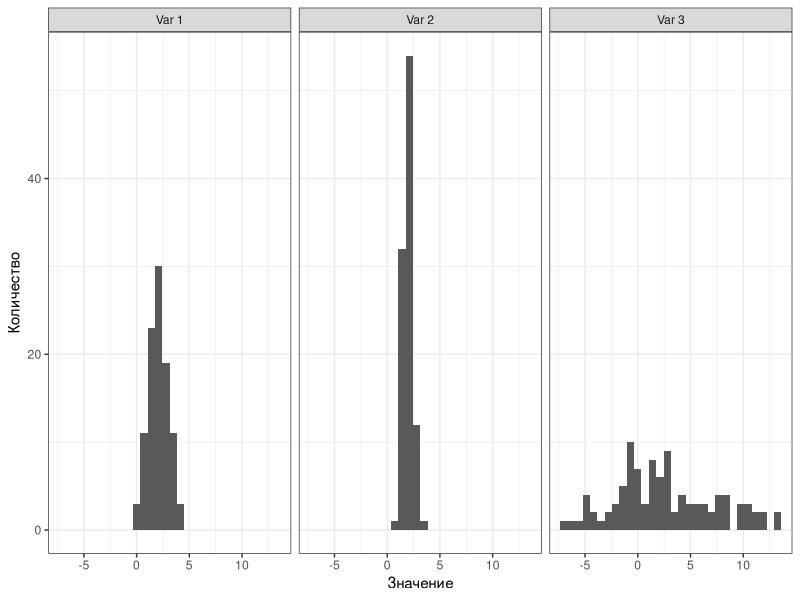
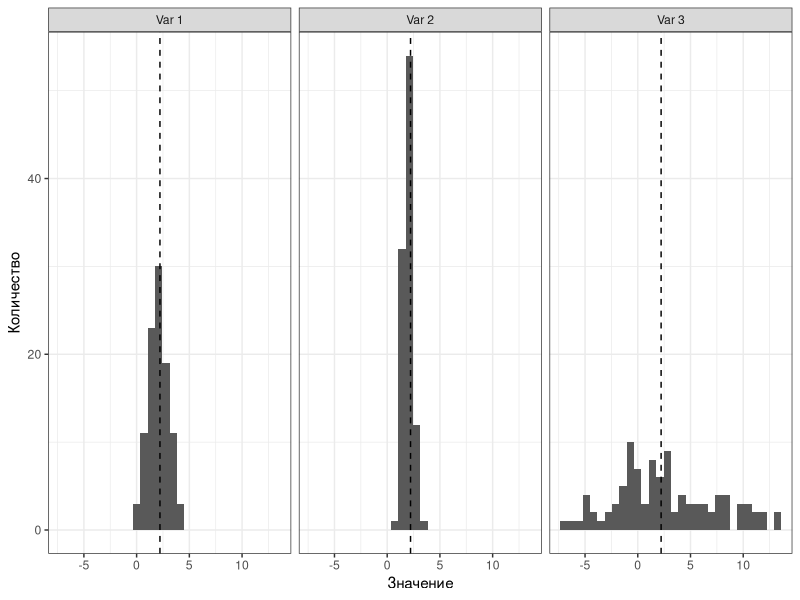
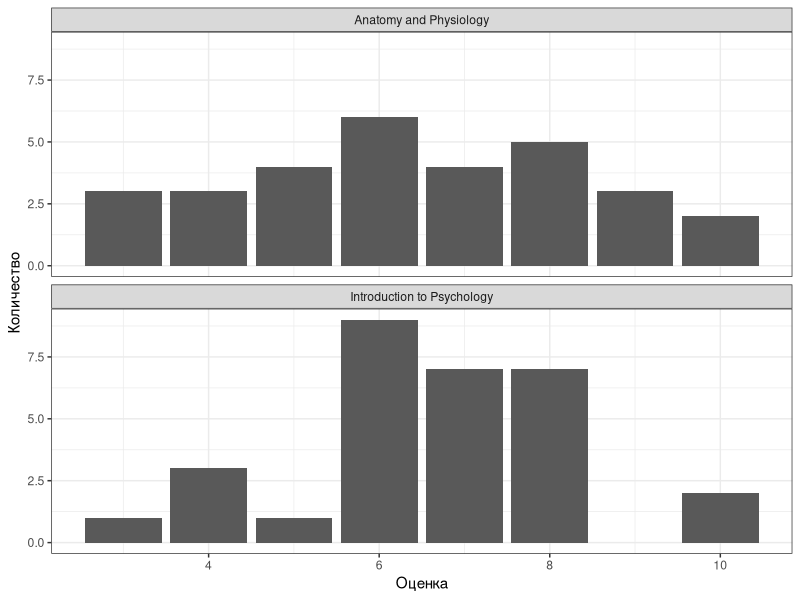
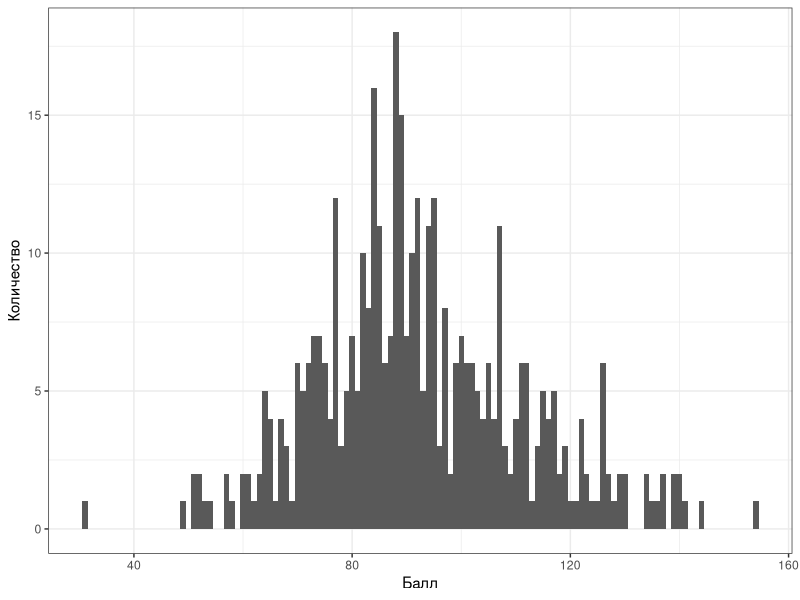
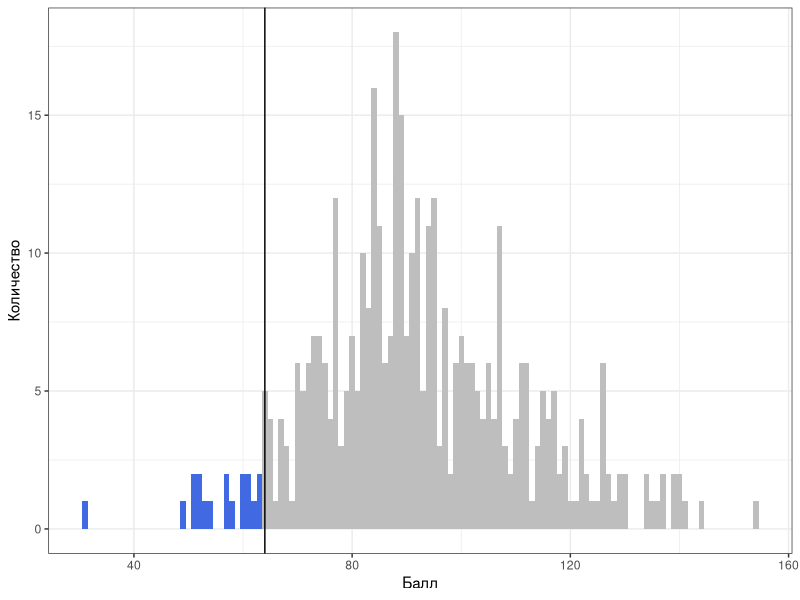
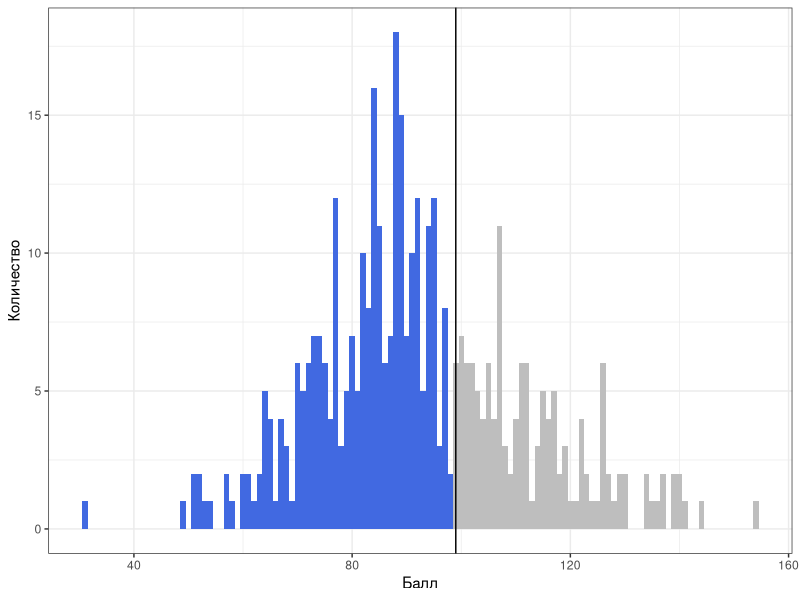
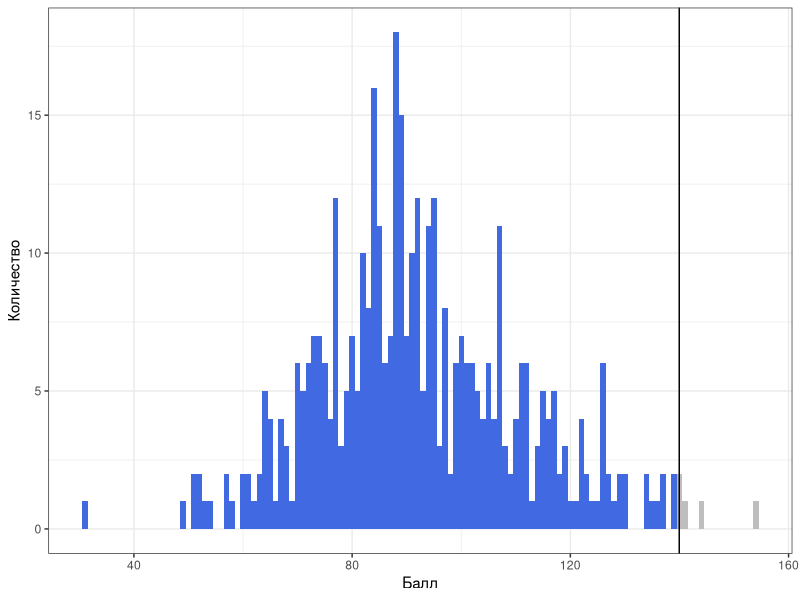
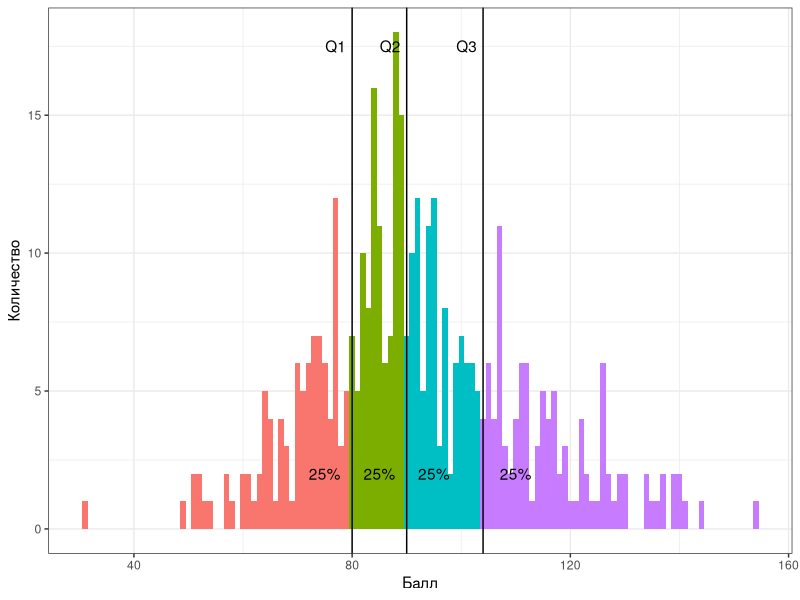

R code for these plots, in order:
## ---- chunk 1
knitr::opts_chunk$set(echo = FALSE, eval = TRUE, warning = FALSE, message = FALSE, error = FALSE)
## ---- chunk 2
library(tidyverse)
theme_set(theme_bw())
## ---- chunk 3
set.seed(123)
tibble(`Var 1` = rnorm(100, 2, 1),
       `Var 2` = rnorm(100, 2, 0.5),
       `Var 3` = rnorm(100, 2, 5)) %>% 
  pivot_longer(cols = everything()) %>% 
  ggplot(aes(value)) +
  geom_histogram() +
  facet_wrap(~ name) +
  labs(x = "Значение", y = "Количество")
## ---- chunk 4
set.seed(123)
tibble(`Var 1` = rnorm(100, 2, 1),
       `Var 2` = rnorm(100, 2, 0.5),
       `Var 3` = rnorm(100, 2, 5)) %>% 
  pivot_longer(cols = everything()) %>% 
  ggplot(aes(value)) +
  geom_histogram() +
  geom_vline(aes(xintercept = mean(value)), linetype = "dashed") +
  facet_wrap(~ name) +
  labs(x = "Значение", y = "Количество")
## ---- chunk 5
anat_marks <- c(7, 4, 6, 9, 10, 5, 6, 9, 6, 6, 3, 6, 8, 8, 5, 10, 7, 5, 7, 3, 9, 4, 8, 3, 8, 4, 6, 8, 7, 5)
anat_marks
## ---- chunk 6
intro_psy_marks <- c(6, 8, 4, 6, 7, 5, 7, 10, 4, 6, 7, 8, 7, 6, 8, 10, 8, 7, 7, 6, 8, 7, 6, 8, 6, 3, 8, 6, 6, 4)
intro_psy_marks
## ---- chunk 7
tibble(`Anatomy and Physiology` = anat_marks,
       `Introduction to Psychology` = intro_psy_marks) %>% 
  pivot_longer(cols = everything()) %>% 
  ggplot(aes(value)) +
  geom_bar() +
  facet_wrap(~ name, ncol = 1) +
  labs(x = "Оценка", y = "Количество")
## ---- chunk 8
tu <- read_csv("data/tol-uncert-score.csv")
tu %>% 
  ggplot(aes(score)) +
  geom_histogram(binwidth = 1) +
  labs(x = "Балл", y = "Количество")
## ---- chunk 9
qtu <- quantile(tu$score, c(.05, .68, .99, .25, .5, .75))

tu %>% 
  mutate(
    qtu5 = ifelse(score < qtu["5%"], TRUE, FALSE),
    qtu68 = ifelse(score < qtu["68%"], TRUE, FALSE),
    qtu99 = ifelse(score < qtu["99%"], TRUE, FALSE),
    # qrtu1 = ifelse(score < qtu["25%"], TRUE, FALSE),
    # qrtu2 = ifelse(score < qtu["50%"], TRUE, FALSE),
    # qrtu3 = ifelse(score < qtu["75%"], TRUE, FALSE),
    qrtu = case_when(score < qtu["25%"] ~ 1,
                     score < qtu["50%"] ~ 2,
                     score < qtu["75%"] ~ 3,
                     .default = 4)
    ) -> tu

tu %>% 
  ggplot(aes(score, fill = qtu5)) +
  geom_histogram(binwidth = 1) +
  geom_vline(xintercept = qtu["5%"]) +
  labs(x = "Балл", y = "Количество") +
  guides(fill = FALSE) +
  scale_fill_manual(values = c("FALSE" = "gray", "TRUE" = "royalblue"))
## ---- chunk 10
tu %>% 
  ggplot(aes(score, fill = qtu68)) +
  geom_histogram(binwidth = 1) +
  geom_vline(xintercept = qtu["68%"]) +
  labs(x = "Балл", y = "Количество") +
  guides(fill = FALSE) +
  scale_fill_manual(values = c("FALSE" = "gray", "TRUE" = "royalblue"))
## ---- chunk 11
tu %>% 
  ggplot(aes(score, fill = qtu99)) +
  geom_histogram(binwidth = 1) +
  geom_vline(xintercept = qtu["99%"]) +
  labs(x = "Балл", y = "Количество") +
  guides(fill = FALSE) +
  scale_fill_manual(values = c("FALSE" = "gray", "TRUE" = "royalblue"))
## ---- chunk 12
tu %>% 
  ggplot(aes(score, fill = as_factor(qrtu))) +
  geom_histogram(binwidth = 1) +
  geom_vline(xintercept = qtu[c("25%", "50%", "75%")]) +
  annotate(geom = "text", label = "25%", x = 75, y = 2) +
  annotate(geom = "text", label = "25%", x = 85, y = 2) +
  annotate(geom = "text", label = "25%", x = 95, y = 2) +
  annotate(geom = "text", label = "25%", x = 110, y = 2) +
  annotate(geom = "text", label = "Q1", x = 77, y = 17.5) +
  annotate(geom = "text", label = "Q2", x = 87, y = 17.5) +
  annotate(geom = "text", label = "Q3", x = 101, y = 17.5) +
  labs(x = "Балл", y = "Количество") +
  guides(fill = FALSE)
## ---- chunk 13
tu %>% 
  ggplot(aes(y = score)) +
  geom_boxplot() +
  labs(y = "Балл") +
  theme(axis.text.x = element_text(size = 0))
## ---- chunk 14
tu %>% 
  ggplot(aes(y = score)) +
  geom_boxplot() +
  annotate(geom = "text", label = "Q1", x = -.4, y = 80) +
  annotate(geom = "text", label = "Q2", x = -.4, y = 90) +
  annotate(geom = "text", label = "Q3", x = -.4, y = 104) +
  annotate(geom = "text", label = "Q1−1.5IQR", x = -.06, y = 50) +
  annotate(geom = "text", label = "Q3+1.5IQR", x = -.06, y = 140) +
  labs(x = "", y = "Балл") +
  theme(axis.text.x = element_text(size = 0))
## ---- chunk 15
v1 <- 1:6
v2 <- c(1:5, 20)
v1
v2
## ---- chunk 16
v3 <- 15:20
v4 <- c(5, 16:20)
v3
v4
## ---- chunk 17
set.seed(123)

replicate(1000, rnorm(50, 10, 5)) %>% 
  apply(2, mean) -> means

ggplot(NULL) +
  geom_histogram(aes(means), fill = "gray70") +
  geom_vline(xintercept = mean(means), linetype = "dashed") +
  geom_vline(xintercept = 10, color = "red") +
  labs(x = "Выборочные средние", y = "Количество")
## ---- chunk 18
set.seed(123)

replicate(1000, rnorm(50, 10, 5)) %>% 
  apply(2, function(x) {return(c(var(x), mean((mean(x) - x)^2)))}) -> vars

vars %>% t() %>% 
  as_tibble() %>% 
  pivot_longer(cols = everything()) %>%
  ggplot(aes(value, color = name)) +
  geom_density() +
  geom_vline(xintercept = mean(vars[1, ]), linetype = "dashed", color = "black") +
  geom_vline(xintercept = mean(vars[2, ]), linetype = "dashed", color = "blue") +
  geom_vline(xintercept = 25, color = "red") +
  scale_color_manual(values = c("black", "blue"),
                     labels = c("V1" = "По формуле для выборки",
                                "V2" = "По формуле для генеральной совокупности")) +
  labs(x = "Выборочные средние", y = "Количество",
       color = "Оценка дисперсии") +
  theme(legend.position = "bottom")
## ---- chunk 19
smpl1 <- tibble(x1 = seq(-3, 3, by = .001),
               y1 = dnorm(x1),
               x2 = x1 + 2,
               y2 = dnorm(x2, mean = 2))
## ---- chunk 20
smpl1 %>% 
  ggplot() +
  geom_line(aes(x1, y1), color = "blue4") +
  geom_line(aes(x2, y2), color = "red4") +
  geom_vline(xintercept = 0, linetype = "dashed", color = "blue4") +
  geom_vline(xintercept = 2, linetype = "dashed", color = "red4") +
  labs(x = "Value", y = "Density")
## ---- chunk 21
smpl2 <- tibble(x1 = seq(-2, 4, by = .001),
               y1 = dnorm(x1, mean = 1),
               x2 = x1 * 3,
               y2 = dnorm(x2, mean = 3, sd = 3))
## ---- chunk 22
smpl2 %>% 
  ggplot() +
  geom_line(aes(x1, y1), color = "blue4") +
  geom_line(aes(x2, y2), color = "red4") +
  geom_vline(xintercept = 1, linetype = "dashed", color = "blue4") +
  geom_vline(xintercept = 3, linetype = "dashed", color = "red4") +
  labs(x = "Value", y = "Density")
